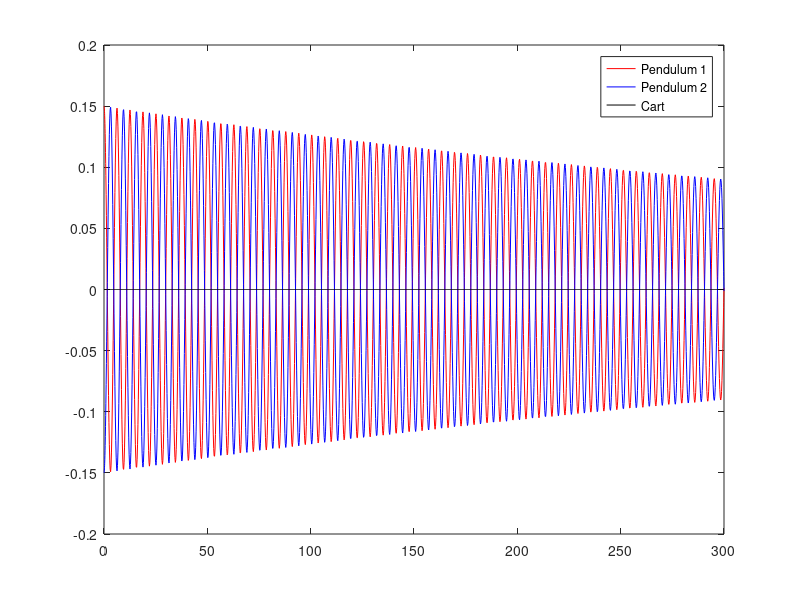

Write MATLAB code to recreate this figure.
function two_pendulums
    clear all
    close all
    
    % System parameters
    m = 0.0605   % mass of bob in kg
    M = 1.3280   % mass of cart in kg
    l = 0.327    % pendulm length in m
    g = 9.80665; % acceleration due to gravity
    b = 0.00186; % friction coefficient clock
    B = 0;       % friction coefficient cart
    K = 0;       % cart spring rate
    
    % Set the clock parameters
    Phi = 0.1;              % Escapement thing
    gamma = b*sqrt(l/4*g);  % Dimensionless parameter for clock
    c = 1;                  % Escapement thing
    e = 0.05;               % Escapement thing
    
    % Set the platform parameters
    Gamma = B*sqrt(l/4*g)/(M+2*m);     % Dimensionless parameter for clock on cart
    omega = K/(M+2*m)*sqrt(g/l);       % Dimensionless poarameter for cart restoring force
    mu = m/(M + 2*m);                  % Cart to bob mass ratio
    
    % Define the matrix
    
    A1 = [1 0 0 0 0 0;
          0 1 0 0 0 1;
          0 0 1 0 0 0;
          0 0 0 1 0 1;
          0 0 0 0 1 0;
          0 mu 0 mu 0 1];
      
    A2 = [0 1 0 0 0 0;
          -1 -2*gamma 0 0 0 0;
          0 0 0 1 0 0;
          0 0 -1 -2*gamma 0 0;
          0 0 0 0 0 1;
          0 0 0 0 0 -2*Gamma];
      
    A = inv(A1) * A2;
    
    A = [0 1 0 0 0 0;
        -1 -2*gamma 0 0 0 0;
        0 0 0 1 0 0;
        0 0 -1/(1-2*mu) -2*gamma/(1-2*mu) 2*omega^2/(1-2*mu) 4*Gamma/(1-2*mu);
        0 0 0 0 0 1;
        0 0 mu/(1-2*mu) 2*mu*gamma/(1-2*mu) -omega^2/(1-2*mu) -2*Gamma/(1-2*mu)]
    
    inv(A1) * A2
   
    
    % Define the initial conditions (using original variables)
    theta1 = 0.15;
    thetaDot1 = 0;
    theta2 = -0.15;
    thetaDot2 = 0;
    y = 0;
    ydot = 0;

    % Convert to the sum and difference
    delta = theta1 - theta2;
    deltadot = thetaDot1 - thetaDot2;
    sigma = theta1 + theta2;
    sigmadot = thetaDot1 + thetaDot2;

    % pack them into an appropriate vector
    init = [delta;deltadot;sigma;sigmadot;y;ydot];

    % Define the start and end times
    Tstart=0;
    Tend=300;
    
    tspan = [Tstart, Tend];


    [T,M]=ode45(@clockodes,tspan,init);
    
    % Get the angles and velocities
    theta1 = (M(:,1)+M(:,3))/2;
    theta2 = (M(:,3)-M(:,1))/2;
    cart = M(:,5);
    thetaDot1 = (M(:,2)+M(:,4))/2;
    thetaDot2 = (M(:,4)-M(:,2))/2;

    plot(T, theta1, 'r'), hold on
    plot(T, theta2, 'b')
    plot(T, cart, 'k')
    
    legend('Pendulum 1','Pendulum 2','Cart')




        function derivs = clockodes(t,W)
            derivs = A*W;
        end
end